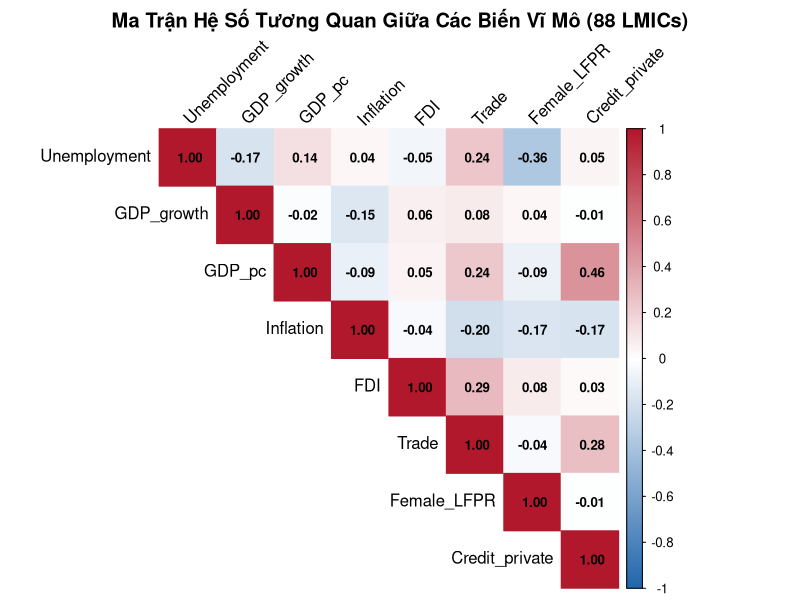
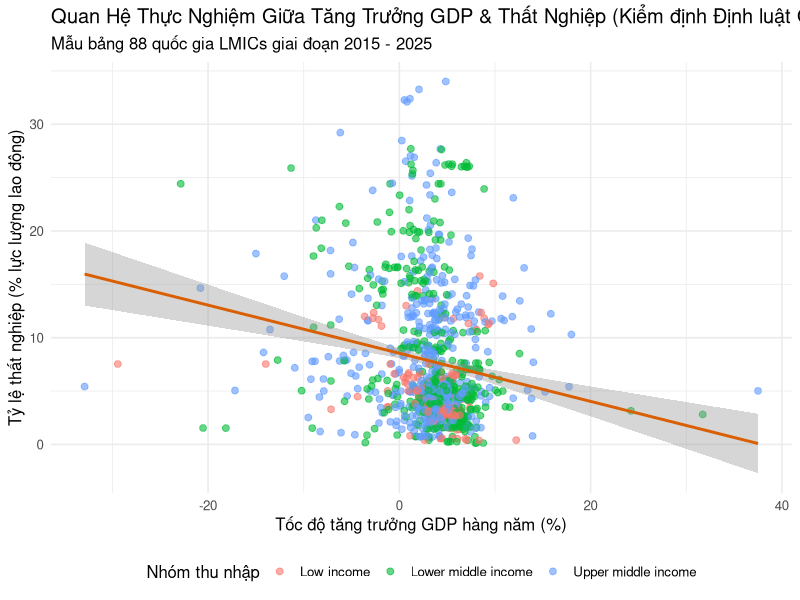
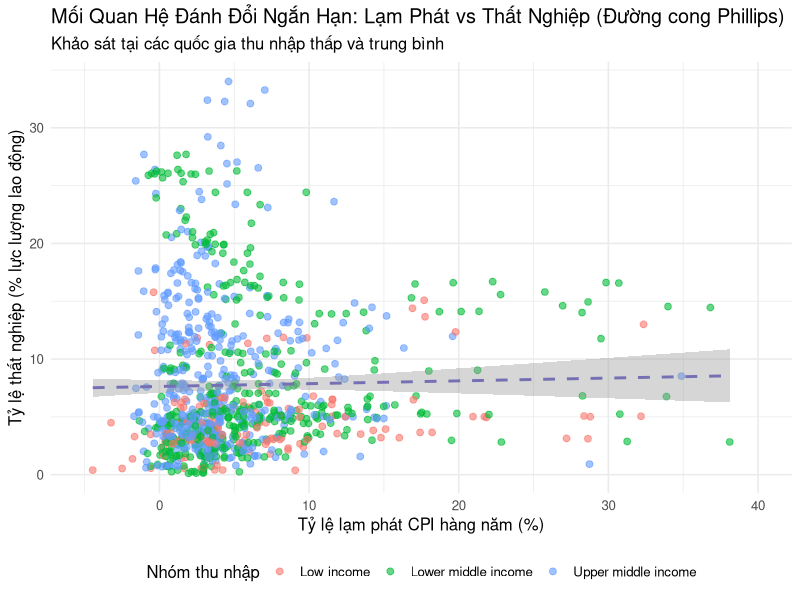
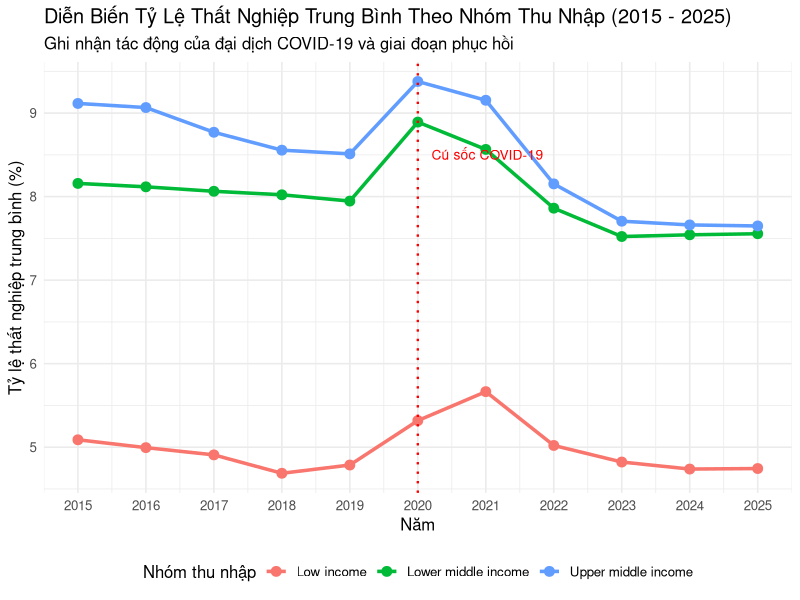

Generate these figures, in order, with R:
# ==============================================================================
# File: scripts/02_eda_descriptive.R
# Mục tiêu: Thống kê mô tả (Descriptive Statistics) và Trực quan hóa dữ liệu (EDA)
# Phụ trách: Thành viên A (chuyển giao cho Thành viên B)
# Đầu vào: data/processed/panel_data_clean.csv
# Đầu ra: reports/tables/table1_summary_statistics.csv, reports/figures/*.png
# ==============================================================================

suppressPackageStartupMessages({
  library(tidyverse)
  library(corrplot)
  library(scales)
})

cat(">>> BẮT ĐẦU THỐNG KÊ MÔ TẢ & EDA (GIAI ĐOẠN 1) <<<\n")

dir.create("reports/tables", showWarnings = FALSE, recursive = TRUE)
dir.create("reports/figures", showWarnings = FALSE, recursive = TRUE)

df <- read_csv("data/processed/panel_data_clean.csv", show_col_types = FALSE)

core_vars <- c("Unemployment", "GDP_growth", "GDP_pc", "Inflation", 
               "FDI", "Trade", "Female_LFPR", "Credit_private")

# 1. Bảng thống kê mô tả toàn diện
summary_table <- df %>%
  select(all_of(core_vars)) %>%
  pivot_longer(cols = everything(), names_to = "Variable", values_to = "Value") %>%
  group_by(Variable) %>%
  summarise(
    N = sum(!is.na(Value)),
    Mean = mean(Value, na.rm = TRUE),
    SD = sd(Value, na.rm = TRUE),
    Min = min(Value, na.rm = TRUE),
    Q25 = quantile(Value, 0.25, na.rm = TRUE),
    Median = median(Value, na.rm = TRUE),
    Q75 = quantile(Value, 0.75, na.rm = TRUE),
    Max = max(Value, na.rm = TRUE),
    .groups = "drop"
  ) %>%
  mutate(across(where(is.numeric), ~ round(.x, 3)))

write_csv(summary_table, "reports/tables/table1_summary_statistics.csv")
cat("Đã lưu bảng thống kê mô tả vào reports/tables/table1_summary_statistics.csv\n")

# 2. Ma trận tương quan và biểu đồ Heatmap (Kiểm tra đa cộng tuyến sớm)
cor_data <- df %>%
  select(all_of(core_vars)) %>%
  drop_na()

cor_matrix <- cor(cor_data)
write.csv(round(cor_matrix, 3), "reports/tables/table2_correlation_matrix.csv")

png("reports/figures/fig1_correlation_heatmap.png", width = 800, height = 800, res = 120)
corrplot(cor_matrix, method = "color", type = "upper", 
         tl.col = "black", tl.srt = 45, addCoef.col = "black", 
         number.cex = 0.8, col = colorRampPalette(c("#2166ac", "#ffffff", "#b2182b"))(200),
         title = "Ma Trận Hệ Số Tương Quan Giữa Các Biến Vĩ Mô (88 LMICs)", mar = c(0,0,2,0))
dev.off()
cat("Đã lưu biểu đồ Heatmap tương quan vào reports/figures/fig1_correlation_heatmap.png\n")

# 3. Đồ thị phân tán kiểm tra Định luật Okun (Unemployment vs GDP Growth)
p_okun <- ggplot(df, aes(x = GDP_growth, y = Unemployment)) +
  geom_point(aes(color = income), alpha = 0.6, size = 2) +
  geom_smooth(method = "lm", color = "#d95f02", se = TRUE, linetype = "solid") +
  labs(
    title = "Quan Hệ Thực Nghiệm Giữa Tăng Trưởng GDP & Thất Nghiệp (Kiểm định Định luật Okun)",
    subtitle = "Mẫu bảng 88 quốc gia LMICs giai đoạn 2015 - 2025",
    x = "Tốc độ tăng trưởng GDP hàng năm (%)",
    y = "Tỷ lệ thất nghiệp (% lực lượng lao động)",
    color = "Nhóm thu nhập"
  ) +
  theme_minimal(base_size = 12) +
  theme(legend.position = "bottom")

ggsave("reports/figures/fig2_okun_scatter.png", p_okun, width = 8, height = 6, dpi = 300)

# 4. Đồ thị phân tán kiểm tra Đường cong Phillips (Unemployment vs Inflation)
p_phillips <- ggplot(df, aes(x = Inflation, y = Unemployment)) +
  geom_point(aes(color = income), alpha = 0.6, size = 2) +
  geom_smooth(method = "lm", color = "#7570b3", se = TRUE, linetype = "dashed") +
  scale_x_continuous(limits = c(-5, 40)) + # Giới hạn dải lạm phát tránh méo mó do ngoại lai siêu lạm phát
  labs(
    title = "Mối Quan Hệ Đánh Đổi Ngắn Hạn: Lạm Phát vs Thất Nghiệp (Đường cong Phillips)",
    subtitle = "Khảo sát tại các quốc gia thu nhập thấp và trung bình",
    x = "Tỷ lệ lạm phát CPI hàng năm (%)",
    y = "Tỷ lệ thất nghiệp (% lực lượng lao động)",
    color = "Nhóm thu nhập"
  ) +
  theme_minimal(base_size = 12) +
  theme(legend.position = "bottom")

ggsave("reports/figures/fig3_phillips_scatter.png", p_phillips, width = 8, height = 6, dpi = 300)

# 5. Xu hướng diễn biến thất nghiệp qua các năm (2015 - 2025)
p_trend <- df %>%
  group_by(year, income) %>%
  summarise(mean_unemp = mean(Unemployment, na.rm = TRUE), .groups = "drop") %>%
  ggplot(aes(x = year, y = mean_unemp, color = income, group = income)) +
  geom_line(linewidth = 1.2) +
  geom_point(size = 3) +
  geom_vline(xintercept = 2020, linetype = "dotted", color = "red", linewidth = 0.8) +
  annotate("text", x = 2020.2, y = 8.5, label = "Cú sốc COVID-19", color = "red", hjust = 0, size = 3.5) +
  scale_x_continuous(breaks = 2015:2025) +
  labs(
    title = "Diễn Biến Tỷ Lệ Thất Nghiệp Trung Bình Theo Nhóm Thu Nhập (2015 - 2025)",
    subtitle = "Ghi nhận tác động của đại dịch COVID-19 và giai đoạn phục hồi",
    x = "Năm",
    y = "Tỷ lệ thất nghiệp trung bình (%)",
    color = "Nhóm thu nhập"
  ) +
  theme_minimal(base_size = 12) +
  theme(legend.position = "bottom")

ggsave("reports/figures/fig4_unemployment_trend.png", p_trend, width = 9, height = 5.5, dpi = 300)

cat(">>> HOÀN THÀNH: Đã xuất toàn bộ biểu đồ và bảng EDA <<<\n")
